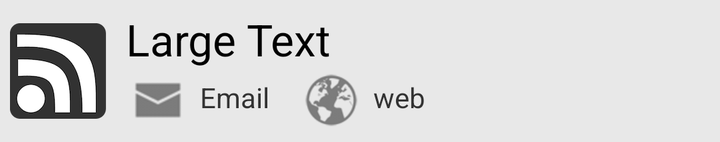
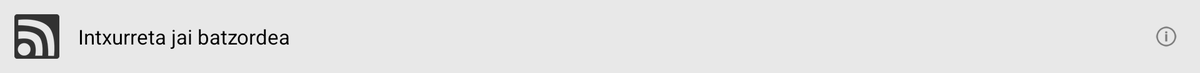

One screen, two layout resources from the same app: the default and the repository's alternative for another configuration. Each is rendered where Android would select it; the XML of both is given below.
<!-- AndroidManifest.xml: application theme AppTheme -->
<!-- res/layout/layout_elkarteak.xml -->
<?xml version="1.0" encoding="utf-8"?>
<RelativeLayout
    xmlns:android="http://schemas.android.com/apk/res/android"
    android:layout_width="match_parent"
    android:layout_height="wrap_content"
    android:background="@color/zuria"
    android:paddingBottom="5sp"
    android:paddingTop="5sp"
    android:paddingLeft="5sp" >


    <ImageView
        android:id="@+id/layout_elkarteak_logo"
        android:layout_width="wrap_content"
        android:layout_height="wrap_content"
        android:layout_alignParentLeft="true"
        android:layout_centerVertical="true"
        android:src="@drawable/rsslogo"
        />

    <TextView
        android:id="@+id/layout_elkarteak_tituloa"
        android:layout_width="wrap_content"
        android:layout_height="wrap_content"
        android:layout_marginLeft="10sp"
        android:layout_marginRight="25sp"
        android:layout_toRightOf="@id/layout_elkarteak_logo"
        android:text="Large Text"
        android:textAppearance="?android:attr/textAppearanceLarge" />

    <ImageView
        android:id="@+id/layout_elkarteak_email_logo"
        android:layout_width="wrap_content"
        android:layout_height="wrap_content"
        android:src="@drawable/email"
        android:layout_below="@id/layout_elkarteak_tituloa"
        android:layout_toRightOf="@id/layout_elkarteak_logo"
        android:layout_marginLeft="10dp"
        />

    <TextView
        android:id="@+id/layout_elkarteak_email"
        android:layout_width="wrap_content"
        android:layout_height="wrap_content"
        android:layout_below="@id/layout_elkarteak_tituloa"
        android:layout_toRightOf="@id/layout_elkarteak_email_logo"
        android:text="Email"
        android:padding="5dp"
        android:textAppearance="?android:attr/textAppearanceSmall"
        android:layout_alignParentTop="false"
        android:layout_alignWithParentIfMissing="false" />

    <ImageView
        android:id="@+id/layout_elkarteak_web_logo"
        android:layout_width="wrap_content"
        android:layout_height="wrap_content"
        android:src="@drawable/web"
        android:layout_below="@id/layout_elkarteak_tituloa"
        android:layout_toRightOf="@id/layout_elkarteak_email"
        android:layout_marginLeft="10dp"
        />

    <TextView
        android:id="@+id/layout_elkarteak_web"
        android:layout_width="wrap_content"
        android:layout_height="wrap_content"
        android:layout_below="@id/layout_elkarteak_tituloa"
        android:layout_toRightOf="@id/layout_elkarteak_web_logo"
        android:text="web"
        android:padding="5dp"
        android:textAppearance="?android:attr/textAppearanceSmall" />


</RelativeLayout>
<!-- resources referenced by this layout -->
<resources>
  <color name="zuria">#E8E8E8</color>
  <!-- drawable email: png bitmap (drawable-hdpi, 321 bytes) -->
  <!-- drawable rsslogo: png bitmap (drawable-hdpi, 6459 bytes) -->
  <!-- drawable web: png bitmap (drawable-xhdpi, 1731 bytes) -->
  <style name="AppTheme" parent="AppBaseTheme">
          
      </style>
  <style name="AppBaseTheme" parent="android:Theme.Light">
          
      </style>
</resources>
<!-- res/layout-xlarge/layout_elkarteak.xml (the repository's variant of the layout above) -->
<!-- drawn on a large tablet held sideways -->
<?xml version="1.0" encoding="utf-8"?>
<RelativeLayout
    xmlns:android="http://schemas.android.com/apk/res/android"
    android:layout_width="match_parent"
    android:layout_height="wrap_content"
    android:background="@color/zuria"
    android:paddingBottom="15sp"
    android:paddingTop="15sp"
    android:paddingLeft="15sp" >


    <ImageView
        android:id="@+id/layout_elkarteak_logo"
        android:layout_width="wrap_content"
        android:layout_height="wrap_content"
        android:layout_alignParentLeft="true"
        android:layout_centerVertical="true"
        android:src="@drawable/rsslogo"
        />

    <TextView
        android:id="@+id/layout_elkarteak_nor"
        android:layout_width="wrap_content"
        android:layout_height="wrap_content"
        android:layout_marginLeft="20dp"
        android:layout_marginRight="60dp"
        android:layout_toRightOf="@+id/layout_elkarteak_logo"
        android:text="Intxurreta jai batzordea"
        android:layout_centerVertical="true"
        android:textAppearance="?android:attr/textAppearanceLarge"
        />

    <ImageView
        android:id="@+id/layout_elkarteak_info"
        android:layout_width="wrap_content"
        android:layout_height="wrap_content"
        android:layout_alignParentRight="true"
        android:layout_centerVertical="true"
        android:paddingRight="20dp"
        android:src="@drawable/about" />

</RelativeLayout>
<!-- resources referenced by the variant -->
<!-- as a large tablet held sideways resolves them -->
<resources>
  <color name="zuria">#E8E8E8</color>
  <!-- drawable about: png bitmap (drawable-xhdpi, 736 bytes) -->
  <!-- drawable rsslogo: png bitmap (drawable-hdpi, 6459 bytes) -->
  <style name="AppTheme" parent="AppBaseTheme">
          
      </style>
  <style name="AppBaseTheme" parent="android:Theme.Light">
          
      </style>
</resources>
